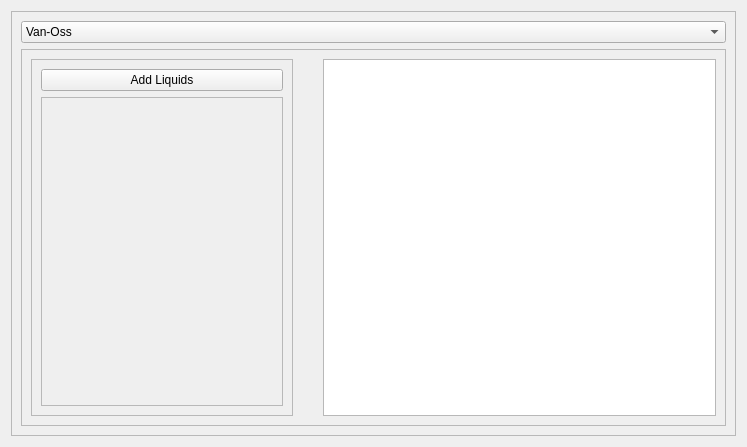
<?xml version="1.0" encoding="UTF-8"?>
<ui version="4.0">
 <class>Form</class>
 <widget class="QWidget" name="Form">
  <property name="geometry">
   <rect>
    <x>0</x>
    <y>0</y>
    <width>747</width>
    <height>447</height>
   </rect>
  </property>
  <property name="windowTitle">
   <string>Form</string>
  </property>
  <layout class="QGridLayout" name="gridLayout_3">
   <item row="0" column="0">
    <widget class="QFrame" name="MainFrame">
     <property name="frameShape">
      <enum>QFrame::StyledPanel</enum>
     </property>
     <property name="frameShadow">
      <enum>QFrame::Raised</enum>
     </property>
     <layout class="QGridLayout" name="gridLayout_2">
      <item row="0" column="0">
       <widget class="QComboBox" name="comboBox">
        <property name="contextMenuPolicy">
         <enum>Qt::DefaultContextMenu</enum>
        </property>
        <property name="sizeAdjustPolicy">
         <enum>QComboBox::AdjustToContentsOnFirstShow</enum>
        </property>
        <item>
         <property name="text">
          <string>Van-Oss</string>
         </property>
        </item>
        <item>
         <property name="text">
          <string>Van-Second</string>
         </property>
        </item>
        <item>
         <property name="text">
          <string>Van-Third</string>
         </property>
        </item>
        <item>
         <property name="text">
          <string>Van_???</string>
         </property>
        </item>
       </widget>
      </item>
      <item row="1" column="0">
       <widget class="QFrame" name="SettingsFrema">
        <property name="frameShape">
         <enum>QFrame::StyledPanel</enum>
        </property>
        <property name="frameShadow">
         <enum>QFrame::Raised</enum>
        </property>
        <layout class="QGridLayout" name="gridLayout_4">
         <item row="0" column="0">
          <layout class="QGridLayout" name="gridLayout" columnstretch="2,3">
           <property name="horizontalSpacing">
            <number>30</number>
           </property>
           <property name="verticalSpacing">
            <number>0</number>
           </property>
           <item row="0" column="0">
            <widget class="QFrame" name="frame_3">
             <property name="frameShape">
              <enum>QFrame::StyledPanel</enum>
             </property>
             <property name="frameShadow">
              <enum>QFrame::Raised</enum>
             </property>
             <layout class="QVBoxLayout" name="verticalLayout">
              <item>
               <widget class="QPushButton" name="addliquidsButton">
                <property name="text">
                 <string>Add Liquids</string>
                </property>
               </widget>
              </item>
              <item>
               <widget class="QFrame" name="liquidsFrame">
                <property name="frameShape">
                 <enum>QFrame::StyledPanel</enum>
                </property>
                <property name="frameShadow">
                 <enum>QFrame::Raised</enum>
                </property>
               </widget>
              </item>
             </layout>
            </widget>
           </item>
           <item row="0" column="1">
            <widget class="QTableView" name="tableView"/>
           </item>
          </layout>
         </item>
        </layout>
       </widget>
      </item>
     </layout>
    </widget>
   </item>
  </layout>
 </widget>
 <resources/>
 <connections/>
</ui>
